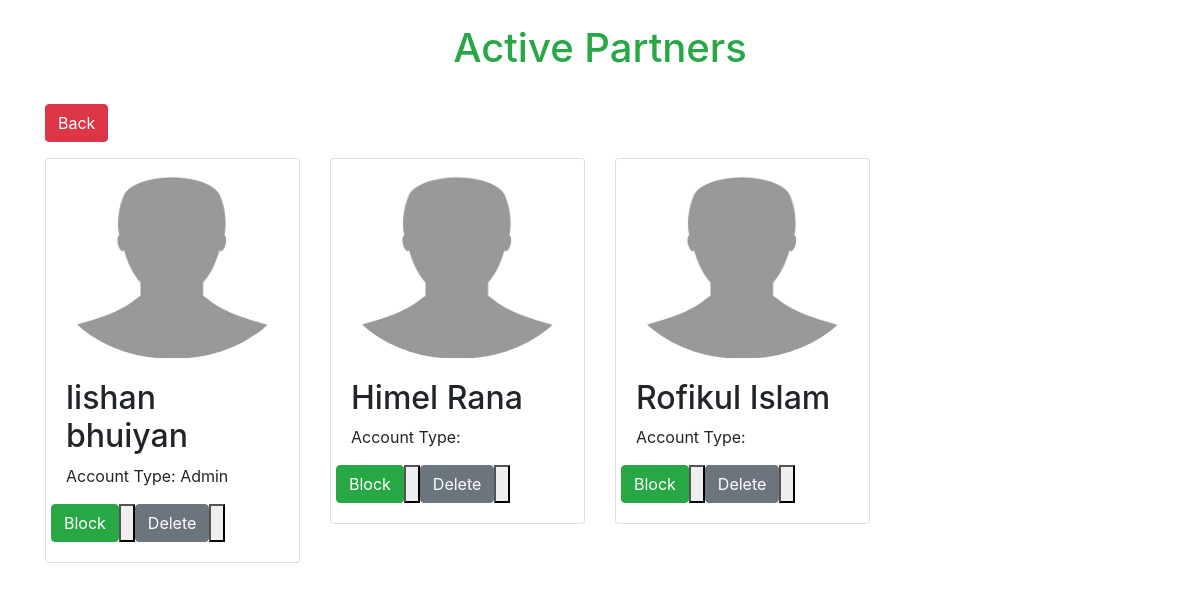
Screenshot of /ActivePartner.php with the database file from the repository.
### tables this page shows
CREATE TABLE `users` (
  `ID` int(11) NOT NULL,
  `Date` timestamp NOT NULL DEFAULT current_timestamp(),
  `FirstName` varchar(50) NOT NULL,
  `LastName` varchar(50) NOT NULL,
  `EmailAddress` varchar(255) NOT NULL,
  `PhoneNumber` varchar(20) NOT NULL,
  `Gender` text NOT NULL,
  `AccountType` enum('Admin','User') NOT NULL,
  `Password` varchar(255) NOT NULL,
  `UserAddress` varchar(255) NOT NULL,
  `account_status` varchar(20) NOT NULL DEFAULT 'pending'
);

### ActivePartner.php (the view, shortened to what this page needs)
<?php
$conn = mysqli_connect('localhost', 'root', '', 'project');
?>
<!DOCTYPE html>
<html lang="en">
<head>
    <link rel="stylesheet" href="CSS/myAccount.css">
    <link rel="stylesheet" href="https://cdn.jsdelivr.net/npm/bootstrap@4.3.1/dist/css/bootstrap.min.css">
</head>
<body>
    <div class="container">
        <div class="row my-4">
            <h1 class="mx-auto ml-3 text-success">Active Partners</h1>
        </div>
        <a class="btn btn-danger" href="DashBoard.php">Back</a>
        <div class="row ">
            <?php
            $sql = "SELECT * FROM users WHERE AccountType != 'User' AND account_status = 'active'";
            $result = mysqli_query($conn, $sql);
            if (mysqli_num_rows($result) > 0) {
                while ($row = mysqli_fetch_assoc($result)) {
                    $src = "Resources\Images\male_profile.png";
                    echo "<div class='col-lg-3'>";
                    echo "<div class='card mt-3'>";
                    echo "<img class='card-img-top rounded-circle'  src='" . $src . "' alt='" . $row['FirstName'] . "' width='200' height='200'>";
                    echo "<div class='card-body'>";
                    echo "<h2 >" . $row['FirstName']. " " . $row['LastName'] . "</h2>";
                    echo "<p class='card-text'>" . 'Account Type: ' . $row['AccountType'] . "</p>";
                    echo "<form class='row' method='POST' enctype='multipart/form-data'>";
                    echo " <button type='submit' value='" . $row['ID'] . "' name='Block' class='btn btn-success' >" ."Block". "<button/>";
                    echo " <button type='submit' value='" . $row['ID'] . "' name='Delete' class='btn btn-secondary' >" ."Delete". "<button/>";
                    echo "</form>";
                    echo "</div>";
                    echo "</div>";
                    echo "</div>";
                }
            } else {
                echo "No products found.";
            }
            ?>
        </div>
    </div>
</body>
</html>

### rows the page displays
users: FirstName "lishan", LastName "bhuiyan", AccountType "Admin", $row['ID'] 15 (drawn)
users: FirstName "Himel", LastName "Rana", $row['ID'] 17 (drawn)
users: FirstName "Rofikul", LastName "Islam", $row['ID'] 19 (drawn)
